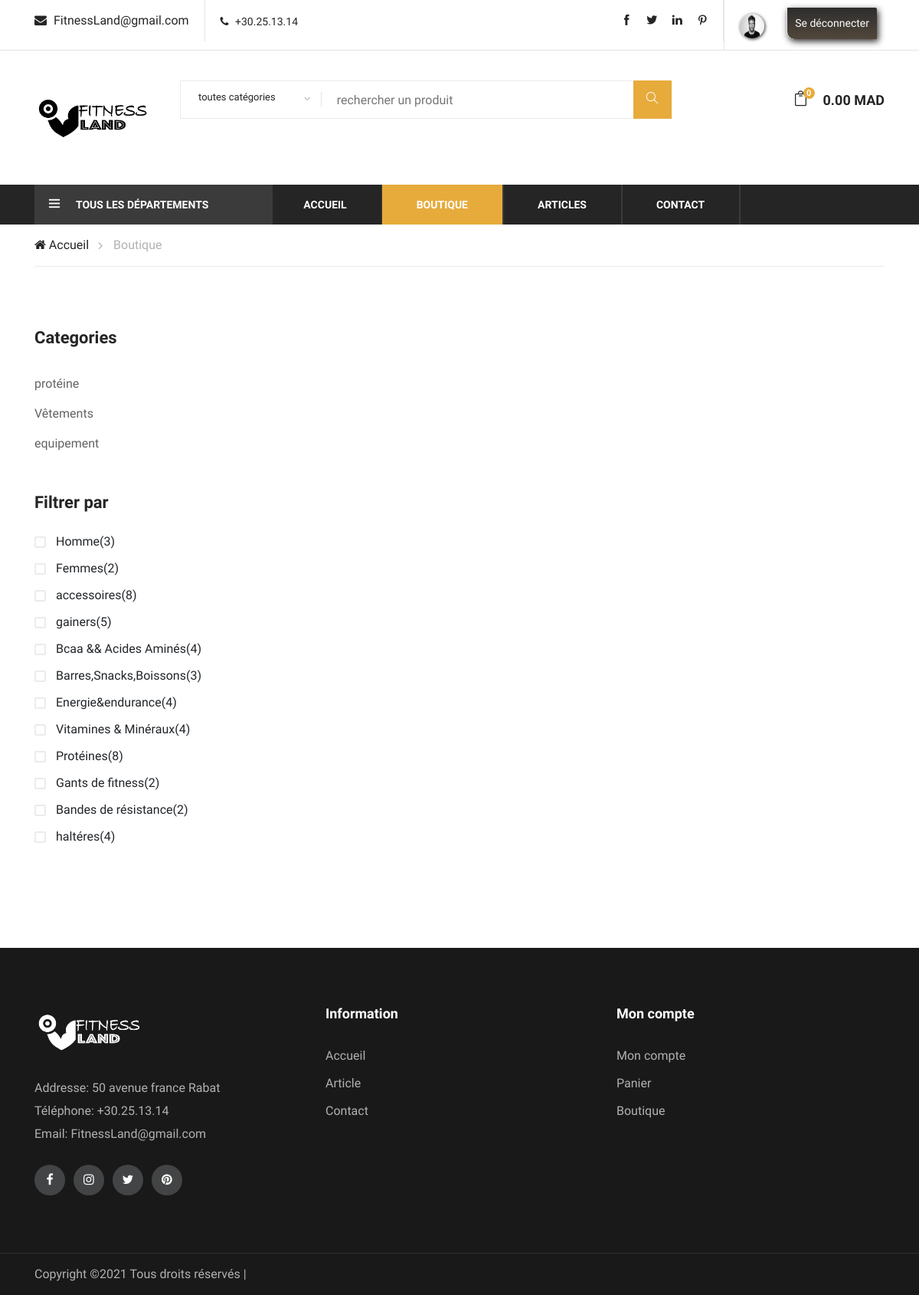
Screenshot of /shop.php (signed in) with the database file from the repository.
### tables this page shows
CREATE TABLE `tbl_category` (
  `tcat_id` int(11) NOT NULL,
  `tcat_name` varchar(255) NOT NULL,
  `show_on_menu` int(11) NOT NULL
);

CREATE TABLE `tbl_sous_category` (
  `scat_id` int(11) NOT NULL,
  `scat_name` varchar(255) NOT NULL,
  `tcat_id` int(11) NOT NULL
);

### _classes/Databases.php (called while the page is built, shortened)
<?php
class Databases
{
    private $Connection;
    public function  connection_with_db(){
        $this->Connection = new mysqli(DB_HOST,DB_USER,DB_PASS,DB_NAME);
        if($this->Connection == true){
            return 'connected';
        }else{
            die('site web en maintenance');
            exit;
        }
    }
    public function exec_query($sql){
        return $this->Connection->query($sql);
    }
}
$db = new Databases();

### _classes/Shop.php (the view, shortened to what this page needs)
<?php
class Shop
{
    private static $table_top_category = 'tbl_category';
    private static $table_sous_category = 'tbl_sous_category';
    private static $table_product = 'tbl_product';
       public function get_Top_Category(){
        global $db;
        $get_cat = "SELECT * FROM " . self::$table_top_category  . " WHERE show_on_menu  = 1";
        $result_cat = $db->exec_query($get_cat);
        while($row = mysqli_fetch_assoc($result_cat)){
            $this->Tcat_id = $row['tcat_id'];
            $this->Tcat_name = $row['tcat_name'];
            echo   "<li><a href='shop.php?id=$this->Tcat_id'>$this->Tcat_name</a></li>";
        }
    }
    public function  get_Sous_Category($id = null){
           global $db;
          if(isset($id)){
            $sql_sous_cat = "SELECT * FROM " .self::$table_sous_category . " WHERE tcat_id=".$db->escape_string(intval($id));
            $exec = $db->exec_query($sql_sous_cat);
           $i=1;
            while ($row = mysqli_fetch_assoc($exec)){
                $this->Scat_id= $row['scat_id'];
                $this->Scat_name = $row['scat_name'];
                $output =<<<DELIMETER
                                    <div class="fw-brand-check">
                                       <div class="bc-item">
                                            <label for="bc-calvin_{$i}">
                                               <a id="$this->Scat_id">{$this->Scat_name}({$this->count_product_by_sous_cat($this->Scat_id)})</a>
                                                <input type="checkbox" id="bc-calvin_{$i}" class="common_selector sous_cate" value="{$this->Scat_id}">
                                                <span class="checkmark"></span>
                                            </label>
                                        </div>
                                    </div>
DELIMETER;
                echo $output;
          $i++;
            }
          }else{
              $sql_sous_cat = "SELECT * FROM " .self::$table_sous_category;
              $exec = $db->exec_query($sql_sous_cat);
               $i=1;
              while ($row = mysqli_fetch_assoc($exec)){
                  $this->Scat_id= $row['scat_id'];
                  $this->Scat_name = $row['scat_name'];
                  $output =<<<DELIMETER
                                    <div class="fw-brand-check">
                                       <div class="bc-item">
                                            <label for="bc-calvin_{$i}">
                                               <a id="$this->Scat_id">{$this->Scat_name}({$this->count_product_by_sous_cat($this->Scat_id)})</a>
                                                <input type="checkbox" id="bc-calvin_{$i}" class="common_selector sous_cate" value="{$this->Scat_id}">
                                                <span class="checkmark"></span>
                                            </label>
                                        </div>
                                    </div>
DELIMETER;
                  echo $output;
                  $i++;
              }
          }
    }
    public function count_product_by_sous_cat($scat_id){
      global $db;
      $sel = " SELECT * FROM " . self::$table_product . " WHERE scat_id =  " . $scat_id ;
      $exec = $db->exec_query($sel);
      $total_count = mysqli_num_rows($exec);
      return $total_count;
    }
}

### assets/css/style.css (style rules this page uses)
html, body { height: 100%; font-family: "Muli", sans-serif; -webkit-font-smoothing: antialiased; font-smoothing: antialiased; overflow-x: hidden; }
.filter-widget .filter-catagories li { list-style: none; }
.filter-widget .filter-catagories li a { display: inline-block; color: #636363; font-size: 16px; line-height: 39px; }
.filter-widget .fw-brand-check .bc-item { margin-bottom: 3px; }
.filter-widget .fw-brand-check .bc-item label { position: relative; cursor: pointer; padding-left: 28px; }
.filter-widget .fw-brand-check .bc-item label .checkmark { position: absolute; left: 0; top: 5px; height: 15px; width: 15px; border: 2px solid #ebebeb; border-radius: 2px; }
.filter-widget .fw-brand-check .bc-item label .checkmark:after { left: 0; top: 0; width: 10px; height: 8px; border: solid white; border-width: 3px 3px 0px 0px; -webkit-transform: rotate(127deg); -ms-transform: rotate(127deg); transform: rotate(127deg); }
.checkmark:after { position: absolute; content: ""; }

### rows the page displays
tbl_category: tcat_name "protéine"
tbl_category: tcat_name "Vêtements"
tbl_category: tcat_name "equipement"
tbl_sous_category: scat_name "Homme", Scat_id "3"
tbl_sous_category: scat_name "Femmes", Scat_id "2"
tbl_sous_category: scat_name "accessoires", Scat_id "8"
tbl_sous_category: scat_name "gainers", Scat_id "5"
tbl_sous_category: scat_name "Bcaa && Acides Aminés", Scat_id "4"
tbl_sous_category: scat_name "Barres,Snacks,Boissons", Scat_id "3"
tbl_sous_category: scat_name "Energie&endurance", Scat_id "4"
tbl_sous_category: scat_name "Vitamines & Minéraux", Scat_id "4"
tbl_sous_category: scat_name "Protéines", Scat_id "8"
tbl_sous_category: scat_name "Gants de fitness", Scat_id "2"
tbl_sous_category: scat_name "Bandes de résistance", Scat_id "2"
tbl_sous_category: scat_name "haltéres", Scat_id "4"
